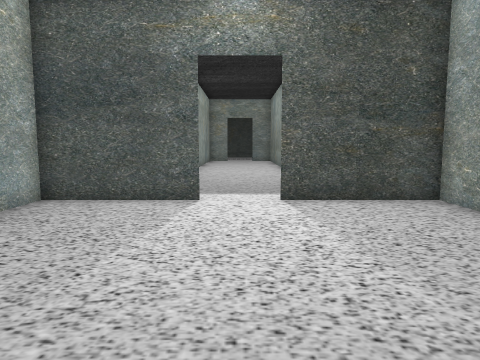
view 1 (above)

12 first-person views from a walk through a 3-D level made in the Unity game engine. The camera is 1.4 m above the floor, tilts 6° down and sees 70° across. Doors are open. The floor is counted in squares, 1 m on a side. Each view is taken from the middle of a square. On the plan, view 1 faces up. The plan holds only what a view shows up to about 15 squares ahead; the rest is blank. The player is left out.

view 2
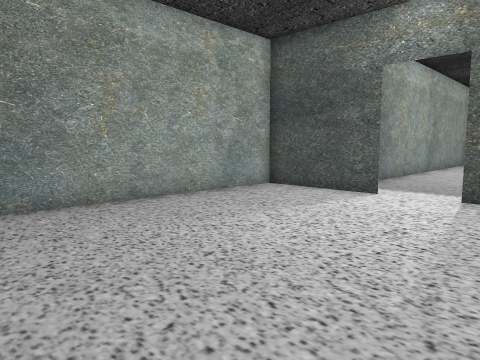

view 3
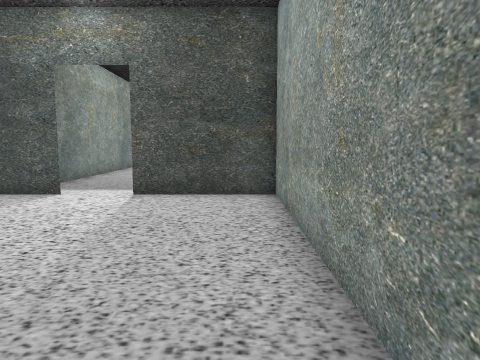

view 4
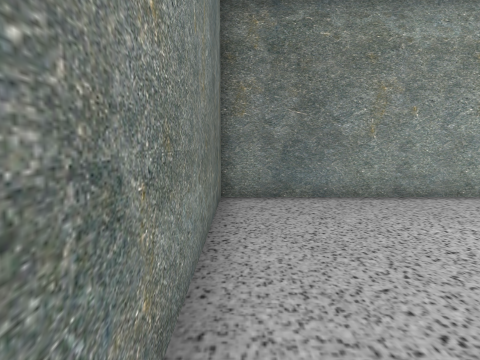

view 5
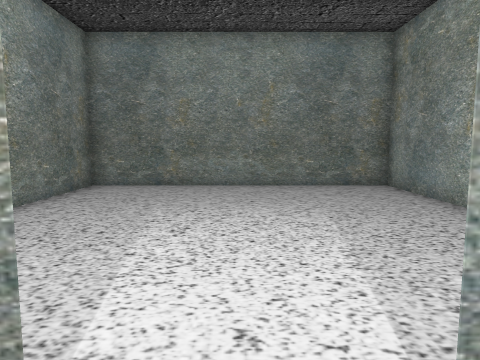

view 6
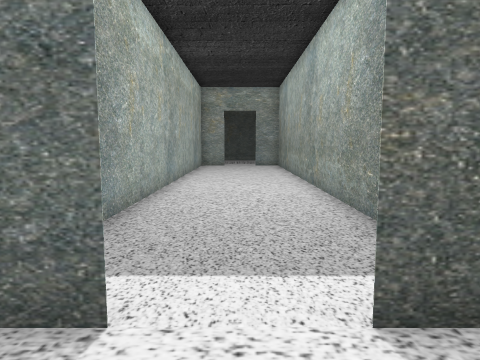

view 7
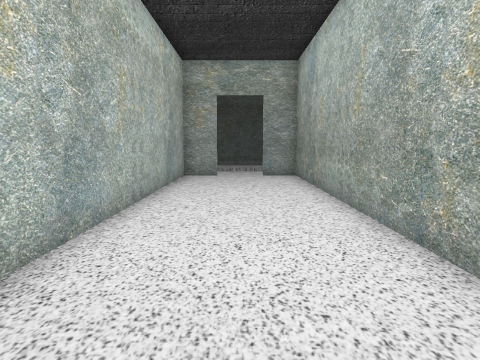

view 8
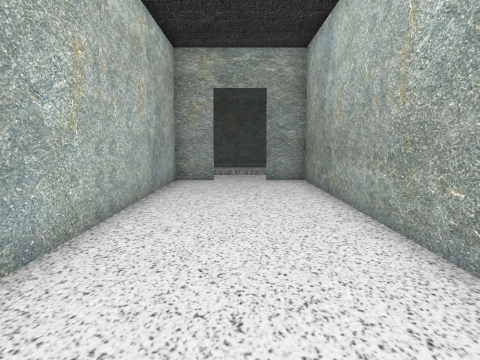

view 9
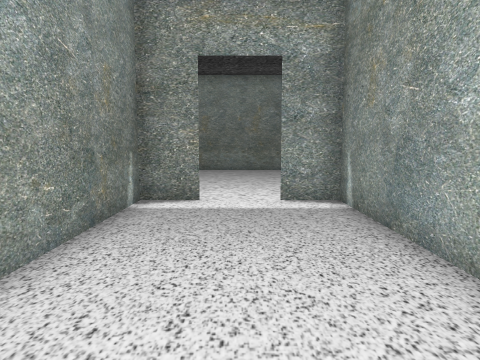

view 10
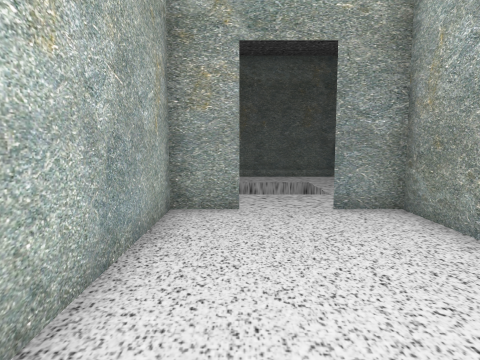

view 11
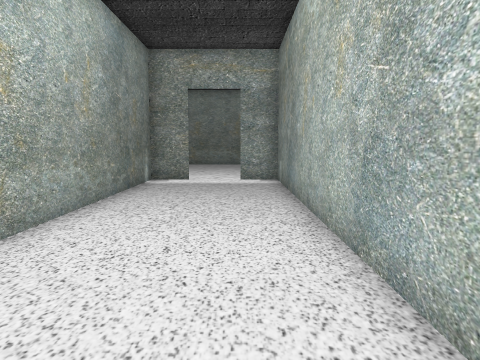

view 12
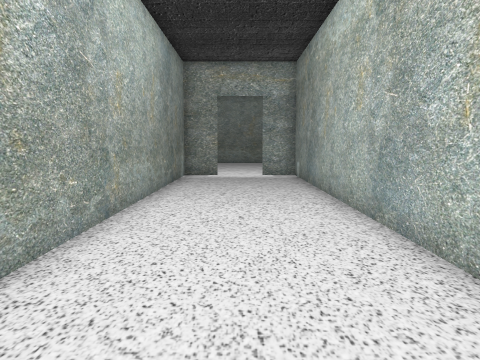

### Floor plan
Ten units are one square. View 1 is at (0, 0); x grows to the right and y downward. Boxes are objects, and circles mark ways between rooms. Rooms are numbered by the first view taken in them; rooms with no view inside come last. Other rooms are left out.
<svg viewBox="-55 -288 110 308">
<path fill="none" stroke="#000" d="M-10 -85 -50 -85 -50 15 50 15 50 -85 10 -85M10 -85 25 -85 25 -283 10 -283M-10 -283 -25 -283 -25 -85 -10 -85"/>
<circle cx="0" cy="-85" r="3" fill="#2a7"/>
<text x="0" y="-30">1</text>
<text x="0" y="-180">2</text>
</svg>
Room 1 opens to room 2.

Where each view was taken, in squares from view 1:
view 1: 0 up, 0 right, facing up
view 2: 1 down, 3 right, facing up-left
view 3: 1 down, 4 right, facing up
view 4: 1 down, 4 right, facing left
view 5: 10 up, 0 right, facing down
view 6: 6 up, 0 right, facing up
view 7: 13 up, 0 right, facing up
view 8: 15 up, 0 right, facing up
view 9: 17 up, 0 right, facing down
view 10: 21 up, 1 left, facing up
view 11: 22 up, 1 left, facing down
view 12: 24 up, 0 right, facing down
